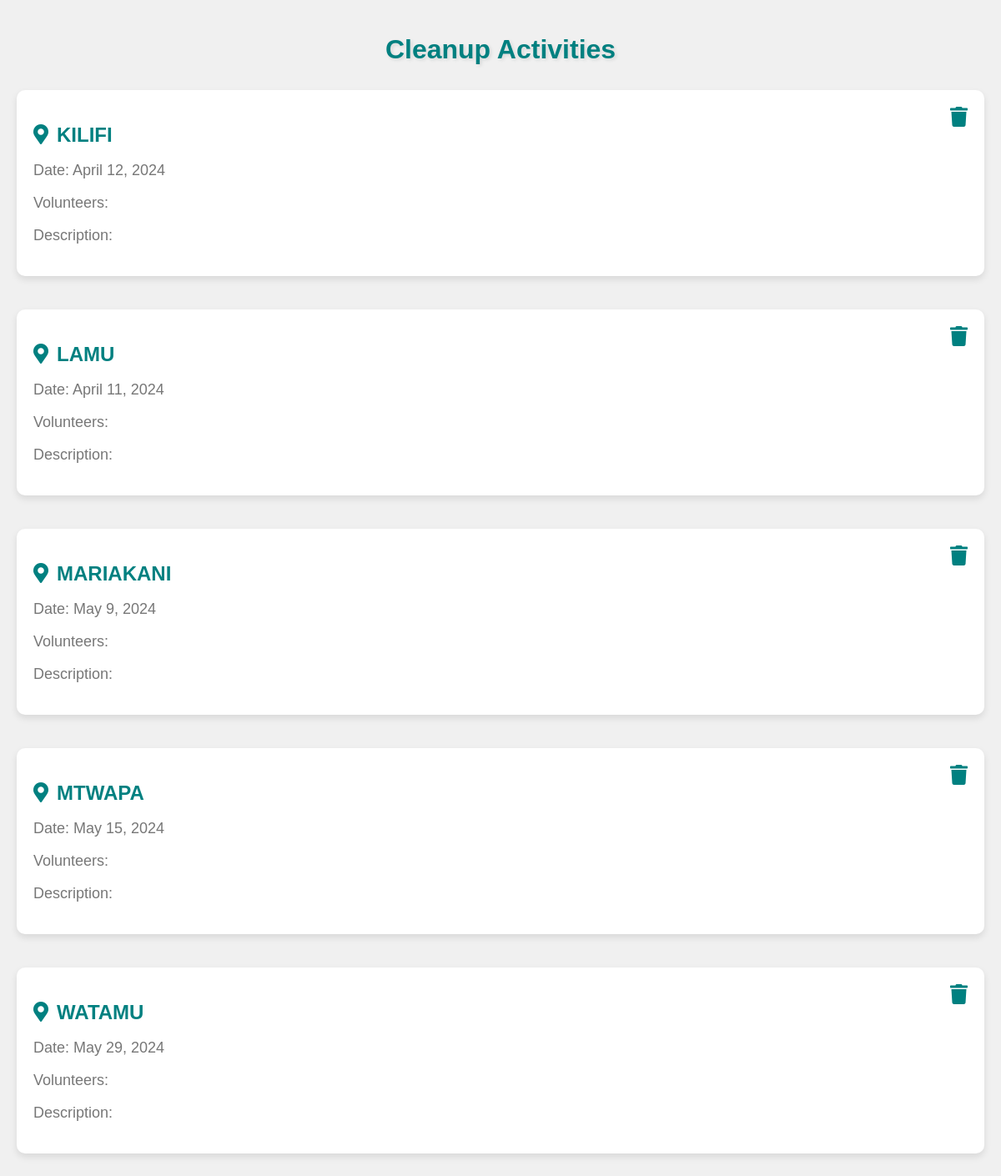
Screenshot of /waste_management/ with the database file from the repository.
### waste_management/models.py (models this page shows, shortened)
class CleanupActivity(models.Model):
    location = models.CharField(max_length=100)
    date = models.DateField()

### waste_management/views.py (the view)
# urls.py: path('', views.activity_list, name='activity_list'),
def activity_list(request):
    activities = CleanupActivity.objects.all()
    return render(request, 'waste_management/activity_list.html', {'activities': activities})

### waste_management/Templates/waste_management/activity_list.html (shortened to what this page needs)
<!DOCTYPE html>
<html>
<head>
    <link rel="stylesheet" href="https://cdnjs.cloudflare.com/ajax/libs/font-awesome/5.15.4/css/all.min.css">
</head>
<body>
    <h1>Cleanup Activities</h1>
    <ul>
        {% for activity in activities %}
            <li>
                <i class="fas fa-trash icon"></i>
                <h2><i class="fas fa-map-marker-alt location-icon"></i>{{ activity.location }}</h2>
                <p>Date: {{ activity.date }}</p>
                <p>Volunteers:
                </p>
                <p>Description: {{ activity.description }}</p>
            </li>
        {% endfor %}
    </ul>
</body>
</html>

### waste_management/Templates/waste_management/activity_list.html (style rules this page uses)
body { font-family: Arial, sans-serif; background-color: #f0f0f0; color: #333; margin: 0; padding: 20px; }
h1 { text-align: center; color: #008080; text-shadow: 2px 2px 4px rgba(0, 0, 0, 0.1); margin-bottom: 30px; }
ul { list-style-type: none; padding: 0; }
li { background-color: #fff; border-radius: 10px; box-shadow: 0 4px 8px rgba(0, 0, 0, 0.1); margin-bottom: 40px; padding: 20px; transition: box-shadow 0.3s ease; position: relative; }
h2 { color: #008080; margin-bottom: 10px; font-size: 24px; text-transform: uppercase; }
p { color: #777; font-size: 18px; }
.icon { position: absolute; top: 20px; right: 20px; font-size: 24px; color: #008080; }
.location-icon { font-size: 24px; color: #008080; margin-right: 10px; }

### rows the page displays
CleanupActivity: location "KILIFI", date "April 12, 2024"
CleanupActivity: location "LAMU", date "April 11, 2024"
CleanupActivity: location "MARIAKANI", date "May 9, 2024"
CleanupActivity: location "MTWAPA", date "May 15, 2024"
CleanupActivity: location "WATAMU", date "May 29, 2024"
